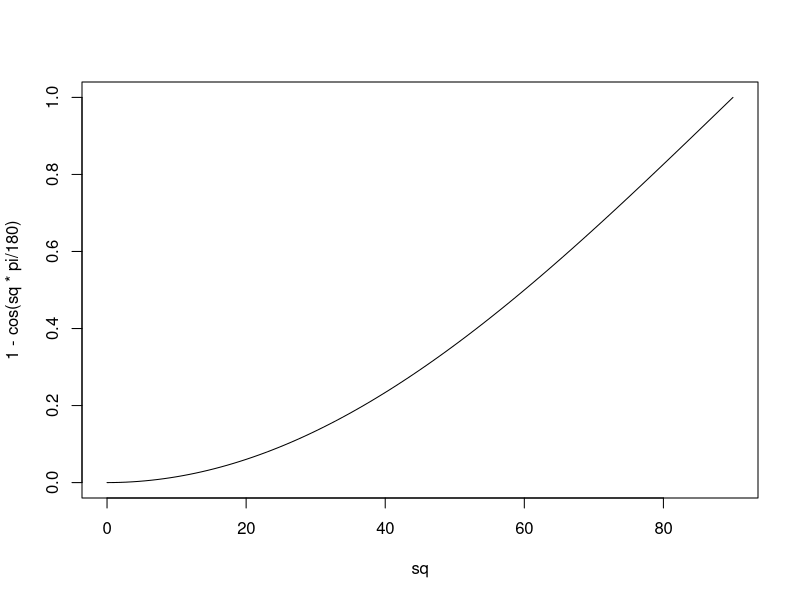
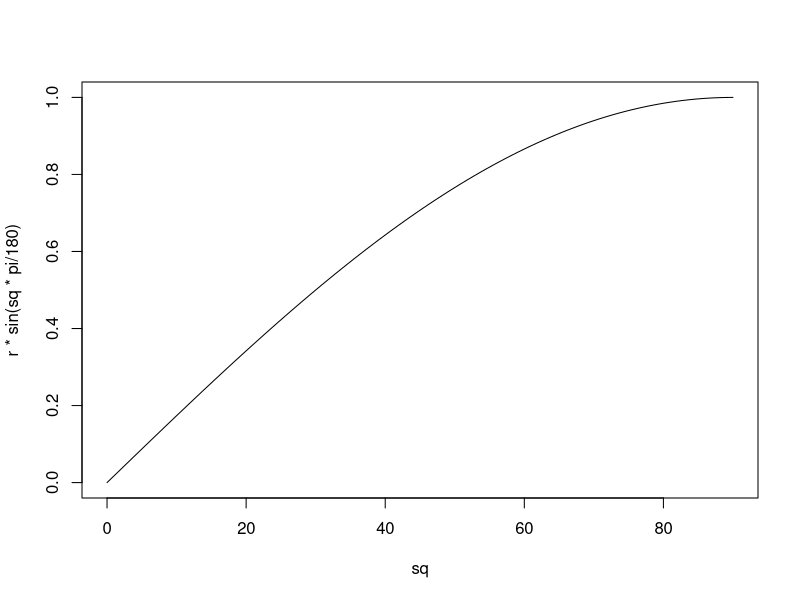
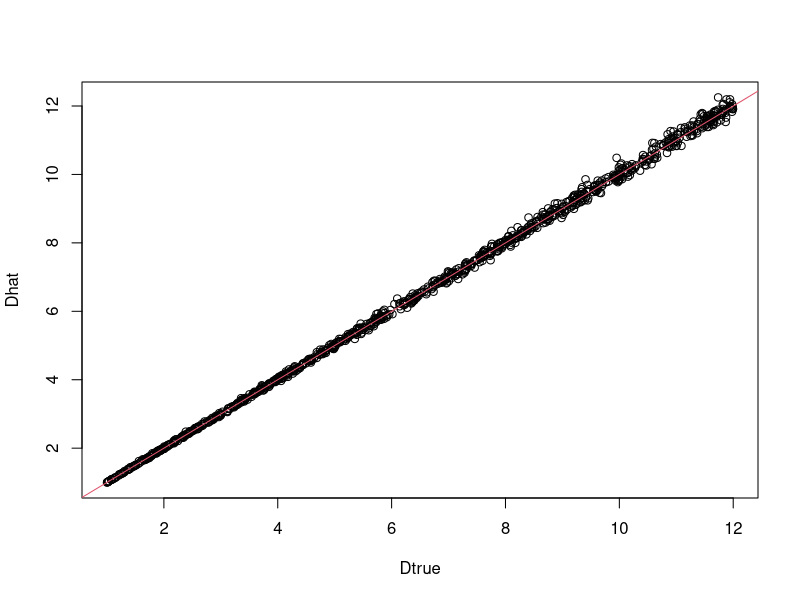
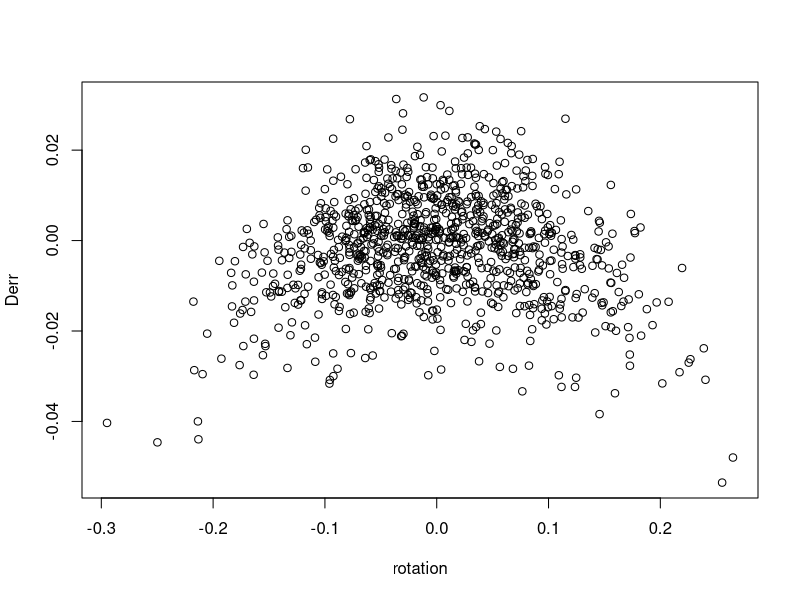
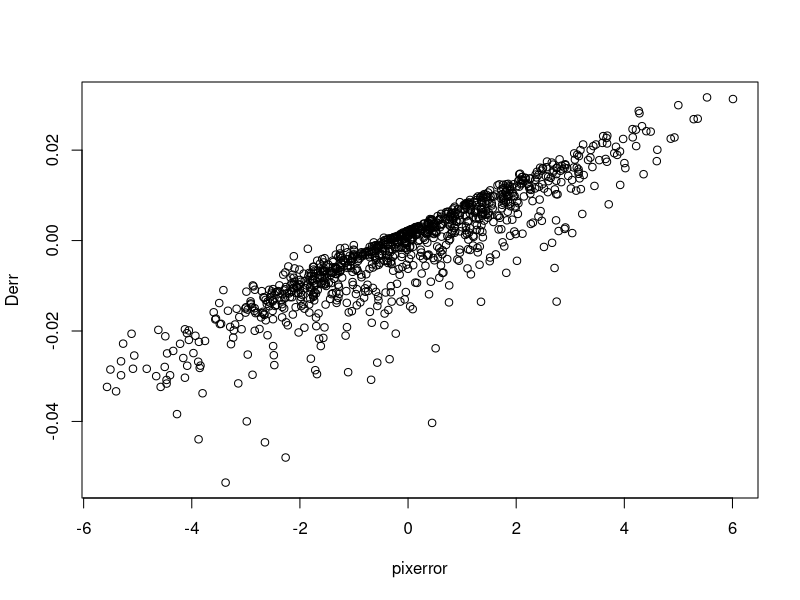
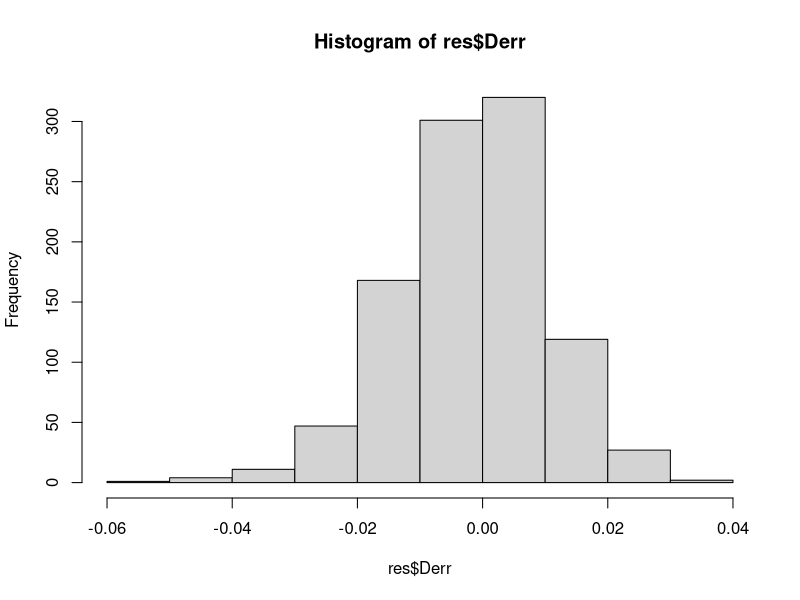
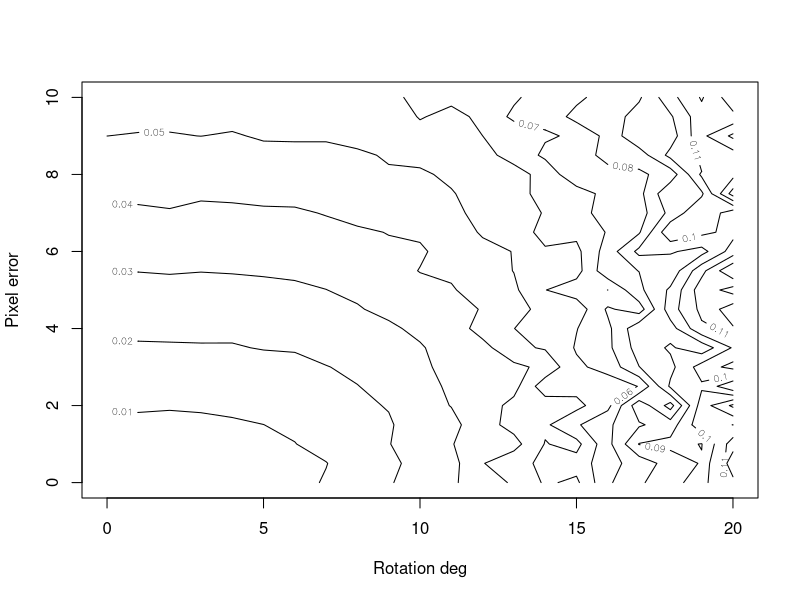

Reproduce these figures in R, in order.
#Relationship between pole rotation and relative perceived size / proportional error
sq <- seq(0,90,len=100)
plot(sq, 1-cos(sq*pi/180), type="l")
r <- 1
plot(sq, r*sin(sq*pi/180), type="l")


#Impact of rotation and pixel error on distance estimation

#nn: number of pole distances to estimate
#rot: SD +- degrees rotation from vertical
#pixerr: SD +- pixel error
Dhatfunc <- function(nn, rot, pixerr){
  #camcal
  D <- rep(c(1,2,4,8), each=5) #camcal pole distances
  n <- length(D)
  Y <- 1560 #image height
  L <- 1 #camcal pole length
  FS <- 1.5 #true foclen:sensize ratio
  ptrue <- FS * L * Y / D #true / observed pixel lengths
  pobs <- ptrue*cos(rnorm(n, sd=rot*pi/180)) + rnorm(n, sd=pixerr)
  FShat <- mean(D * pobs / (L * Y))
  #D estimation
  Dtrue <- runif(nn, 1, 12)
  LL <- round((Dtrue+rnorm(nn, 1.2, 0.5))/15, 1)
  LL[LL<=0] <- 0.1
  ptr <- FS * LL * Y / Dtrue
  ro <- rnorm(nn, sd=rot*pi/180)
  pe <- rnorm(nn, sd=pixerr)
  pob <- ptr*cos(ro) + pe
  Dhat <- LL * FShat * Y / pob
  Derr <- 1-Dhat/Dtrue
  data.frame(Dtrue, Dhat, Derr, rotation=ro, pixerror=pe)
}
res <- Dhatfunc(1000, 5, 2)
with(res, plot(Dtrue, Dhat))
lines(c(0,20), c(0,20), col=2)
with(res, plot(rotation, Derr))
with(res, plot(pixerror, Derr))
hist(res$Derr)
median(res$Derr)
mean(res$Derr)
q <- (1-0.9)/2
quantile(res$Derr, c(q, 1-q))

sqn <- 21
rosq <- seq(0,20,len=sqn)
pesq <- seq(0,10,len=sqn)
errs <- expand.grid(ro=rosq, pe=pesq)
res <- sapply(1:nrow(errs), function(i){
  res <- Dhatfunc(10000, errs[i,1], errs[i,2])
  mean(quantile(abs(res$Derr), c(0.05,0.95)))
})
contour(rosq, pesq, matrix(res, nrow=sqn), xlab="Rotation deg", ylab="Pixel error")
